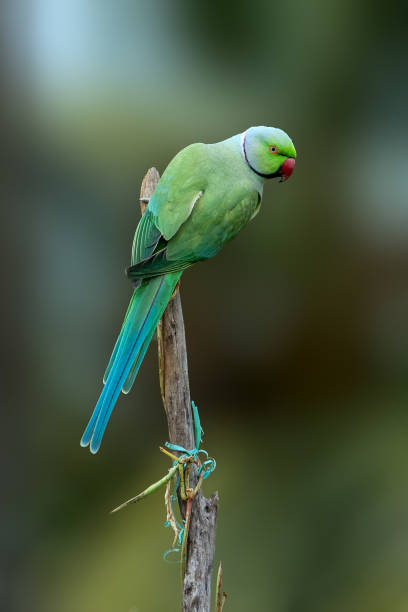
#> input picture images/parrot.jpg, 408 x 612 px
$ python basic.py
#> lines starting #> are read from the running program, lines starting #| are printed output that depends on the picture; after the words box and inside, x2 and y2 are one past the last pixel; in counts of white or black regions, pixels touching at a corner belong together
import cv2 as cv

img =cv.imread('images/parrot.jpg')
#> img is the input picture: shape (612, 408, 3); mean B, G, R 64.3, 87.5, 72
cv.imshow('Boston',img)

#Converting to grayscale
gray=cv.cvtColor(img,cv.COLOR_BGR2GRAY)
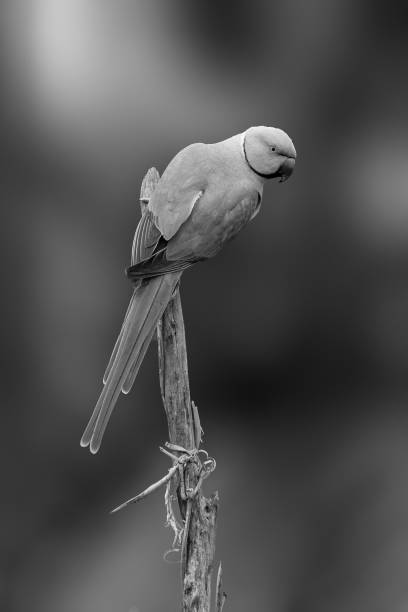
#> gray: shape (612, 408); min 0, max 253, mean 80.2
cv.imshow('gray',gray)

#Blur
blur=cv.GaussianBlur(img,(5,5),cv.BORDER_DEFAULT)
cv.imshow('blur',blur)


#Edge Cascade
canny=cv.Canny(img,125,175)
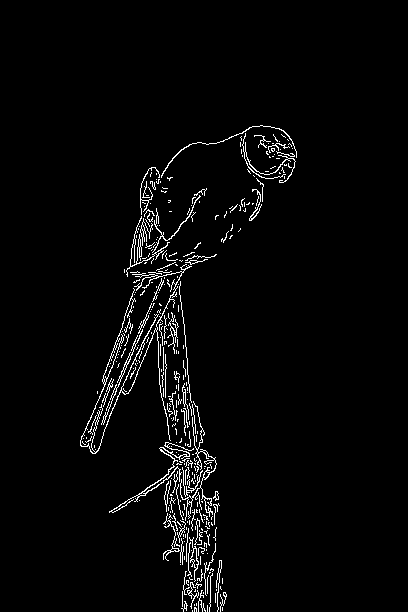
#> canny: shape (612, 408); 2.8% white in thin lines or dots, all inside (x1, y1, x2, y2) = (80, 125, 297, 612)
cv.imshow('canny edges',canny)

#Dilatinng the image
dilated=cv.dilate(canny,(5,5),iterations=3)
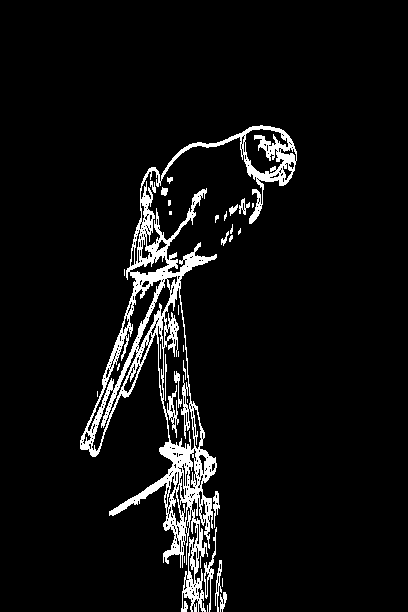
#> dilated: shape (612, 408); 6% white; 33 white regions (18 under 20 px), largest, box (x1, y1, x2, y2) and area: (80, 125, 297, 612) 13776, (204, 527, 217, 612) 256, (215, 560, 222, 612) 140
cv.imshow('dillated',dilated)

#eroding
eroded=cv.erode(dilated,(3,3),iterations=3)
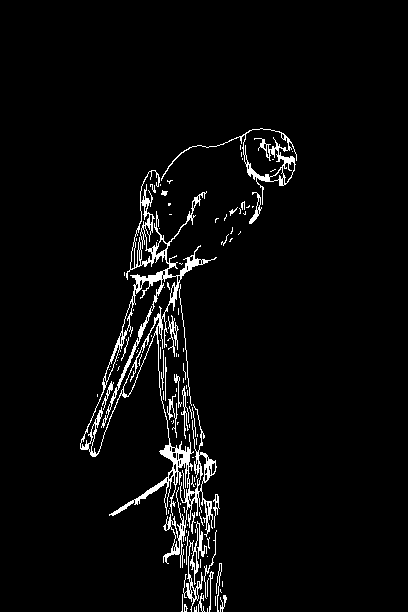
#> eroded: shape (612, 408); 3.8% white in thin lines or dots, all inside (x1, y1, x2, y2) = (80, 128, 297, 612)
cv.imshow('eroded',eroded)
#resize
resized=cv.resize(img,(500,500),interpolation=cv.INTER_AREA)
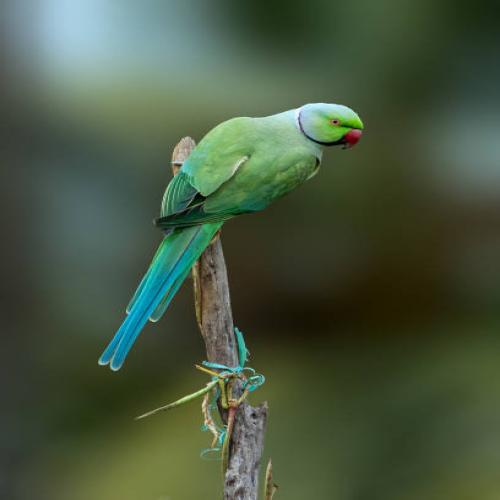
#> resized: shape (500, 500, 3); mean B, G, R 64.2, 87.4, 71.9
cv.imshow('resized',  resized)

#cropping
cropped=img[50:200,200:400]
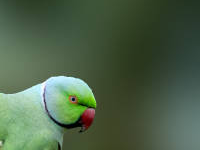
#> cropped: shape (150, 200, 3); mean B, G, R 72.4, 97.8, 77.1
cv.imshow('cropped',cropped)

cv.waitKey(0)
import cv2 as cv

img =cv.imread('images/parrot.jpg')
cv.imshow('Boston',img)

#Converting to grayscale
gray=cv.cvtColor(img,cv.COLOR_BGR2GRAY)
cv.imshow('gray',gray)

#Blur
blur=cv.GaussianBlur(img,(5,5),cv.BORDER_DEFAULT)
cv.imshow('blur',blur)


#Edge Cascade
canny=cv.Canny(img,125,175)
cv.imshow('canny edges',canny)

#Dilatinng the image
dilated=cv.dilate(canny,(5,5),iterations=3)
cv.imshow('dillated',dilated)

#eroding
eroded=cv.erode(dilated,(3,3),iterations=3)
cv.imshow('eroded',eroded)
#resize
resized=cv.resize(img,(500,500),interpolation=cv.INTER_AREA)
cv.imshow('resized',  resized)

#cropping
cropped=img[50:200,200:400]
cv.imshow('cropped',cropped)

cv.waitKey(0)
